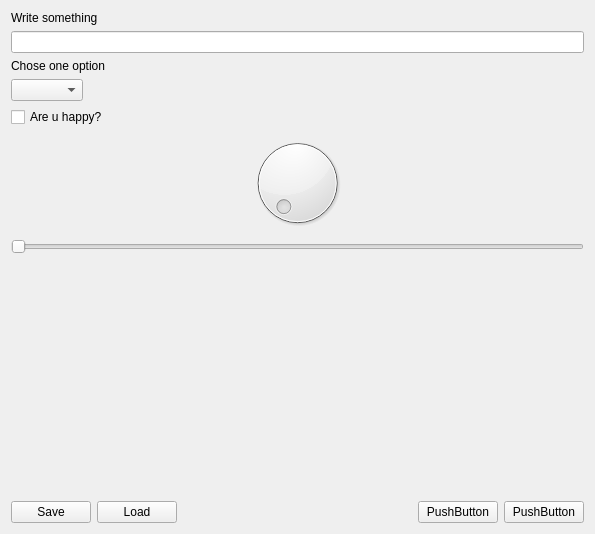
<?xml version="1.0" encoding="UTF-8"?>
<ui version="4.0">
 <class>WidgetMain</class>
 <widget class="QWidget" name="WidgetMain">
  <property name="geometry">
   <rect>
    <x>0</x>
    <y>0</y>
    <width>595</width>
    <height>534</height>
   </rect>
  </property>
  <property name="windowTitle">
   <string>WidgetMain</string>
  </property>
  <layout class="QVBoxLayout" name="verticalLayout">
   <item>
    <widget class="QLabel" name="label">
     <property name="text">
      <string>Write something</string>
     </property>
    </widget>
   </item>
   <item>
    <widget class="QLineEdit" name="lineEdit"/>
   </item>
   <item>
    <widget class="QLabel" name="label_2">
     <property name="text">
      <string>Chose one option</string>
     </property>
    </widget>
   </item>
   <item>
    <layout class="QHBoxLayout" name="horizontalLayout_2">
     <item>
      <widget class="QComboBox" name="comboBox"/>
     </item>
     <item>
      <spacer name="horizontalSpacer">
       <property name="orientation">
        <enum>Qt::Horizontal</enum>
       </property>
       <property name="sizeHint" stdset="0">
        <size>
         <width>40</width>
         <height>20</height>
        </size>
       </property>
      </spacer>
     </item>
    </layout>
   </item>
   <item>
    <widget class="QCheckBox" name="checkBox">
     <property name="text">
      <string>Are u happy?</string>
     </property>
    </widget>
   </item>
   <item>
    <widget class="QDial" name="dial"/>
   </item>
   <item>
    <widget class="QSlider" name="horizontalSlider">
     <property name="orientation">
      <enum>Qt::Horizontal</enum>
     </property>
    </widget>
   </item>
   <item>
    <spacer name="verticalSpacer">
     <property name="orientation">
      <enum>Qt::Vertical</enum>
     </property>
     <property name="sizeHint" stdset="0">
      <size>
       <width>20</width>
       <height>40</height>
      </size>
     </property>
    </spacer>
   </item>
   <item>
    <layout class="QHBoxLayout" name="horizontalLayout">
     <item>
      <widget class="QPushButton" name="btnSave">
       <property name="text">
        <string>Save</string>
       </property>
      </widget>
     </item>
     <item>
      <widget class="QPushButton" name="btnLoad">
       <property name="text">
        <string>Load</string>
       </property>
      </widget>
     </item>
     <item>
      <spacer name="horizontalSpacer_2">
       <property name="orientation">
        <enum>Qt::Horizontal</enum>
       </property>
       <property name="sizeHint" stdset="0">
        <size>
         <width>40</width>
         <height>20</height>
        </size>
       </property>
      </spacer>
     </item>
     <item>
      <widget class="QPushButton" name="pushButton">
       <property name="text">
        <string>PushButton</string>
       </property>
      </widget>
     </item>
     <item>
      <widget class="QPushButton" name="pushButton_2">
       <property name="text">
        <string>PushButton</string>
       </property>
      </widget>
     </item>
    </layout>
   </item>
  </layout>
 </widget>
 <layoutdefault spacing="6" margin="11"/>
 <resources/>
 <connections/>
</ui>
